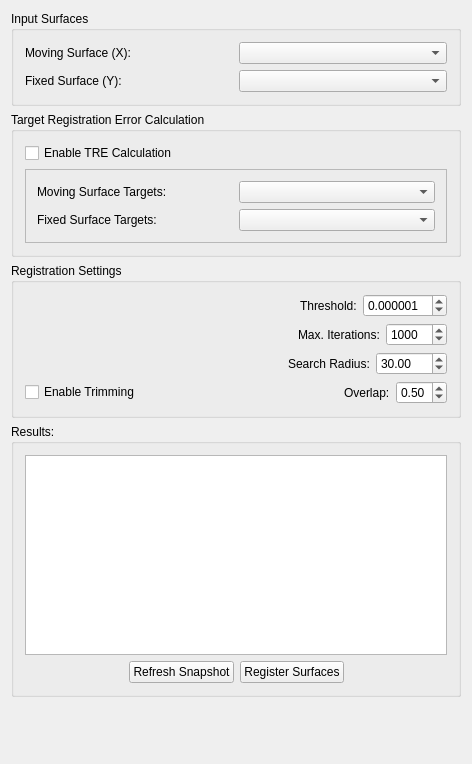
<?xml version="1.0" encoding="UTF-8"?>
<ui version="4.0">
 <class>QmitkTOFRegistrationViewControls</class>
 <widget class="QWidget" name="QmitkTOFRegistrationViewControls">
  <property name="geometry">
   <rect>
    <x>0</x>
    <y>0</y>
    <width>472</width>
    <height>764</height>
   </rect>
  </property>
  <property name="minimumSize">
   <size>
    <width>0</width>
    <height>0</height>
   </size>
  </property>
  <property name="windowTitle">
   <string>QmitkTemplate</string>
  </property>
  <layout class="QVBoxLayout" name="verticalLayout">
   <item>
    <widget class="QGroupBox" name="m_InputGroup">
     <property name="title">
      <string>Input Surfaces</string>
     </property>
     <layout class="QVBoxLayout" name="verticalLayout_2">
      <item>
       <layout class="QHBoxLayout" name="horizontalLayout">
        <item>
         <widget class="QLabel" name="m_MovingSurfaceLabel">
          <property name="text">
           <string>Moving Surface (X):</string>
          </property>
         </widget>
        </item>
        <item>
         <widget class="QmitkDataStorageComboBox" name="m_MovingSurfaceComboBox"/>
        </item>
       </layout>
      </item>
      <item>
       <layout class="QHBoxLayout" name="horizontalLayout_2">
        <item>
         <widget class="QLabel" name="m_FixedSurfaceLabel">
          <property name="text">
           <string>Fixed Surface (Y):</string>
          </property>
         </widget>
        </item>
        <item>
         <widget class="QmitkDataStorageComboBox" name="m_FixedSurfaceComboBox"/>
        </item>
       </layout>
      </item>
     </layout>
    </widget>
   </item>
   <item>
    <widget class="QGroupBox" name="m_targetGroup">
     <property name="title">
      <string>Target Registration Error Calculation</string>
     </property>
     <layout class="QVBoxLayout" name="verticalLayout_3">
      <item>
       <layout class="QHBoxLayout" name="horizontalLayout_3">
        <item>
         <widget class="QCheckBox" name="m_EnableTreCalculation">
          <property name="text">
           <string>Enable TRE Calculation</string>
          </property>
         </widget>
        </item>
        <item>
         <spacer name="horizontalSpacer_9">
          <property name="orientation">
           <enum>Qt::Horizontal</enum>
          </property>
          <property name="sizeHint" stdset="0">
           <size>
            <width>40</width>
            <height>20</height>
           </size>
          </property>
         </spacer>
        </item>
       </layout>
      </item>
      <item>
       <widget class="QFrame" name="m_TargetSelectFrame">
        <property name="frameShape">
         <enum>QFrame::StyledPanel</enum>
        </property>
        <property name="frameShadow">
         <enum>QFrame::Raised</enum>
        </property>
        <layout class="QVBoxLayout" name="verticalLayout_10">
         <item>
          <layout class="QHBoxLayout" name="horizontalLayout_5">
           <item>
            <widget class="QLabel" name="m_MovingTargetsLabel">
             <property name="text">
              <string>Moving Surface Targets:</string>
             </property>
            </widget>
           </item>
           <item>
            <widget class="QmitkDataStorageComboBox" name="m_MovingTargets"/>
           </item>
          </layout>
         </item>
         <item>
          <layout class="QHBoxLayout" name="horizontalLayout_6">
           <item>
            <widget class="QLabel" name="label_4">
             <property name="text">
              <string>Fixed Surface Targets: </string>
             </property>
            </widget>
           </item>
           <item>
            <widget class="QmitkDataStorageComboBox" name="m_FixedTargets"/>
           </item>
          </layout>
         </item>
        </layout>
       </widget>
      </item>
     </layout>
    </widget>
   </item>
   <item>
    <widget class="QGroupBox" name="groupBox">
     <property name="title">
      <string>Registration Settings</string>
     </property>
     <layout class="QVBoxLayout" name="verticalLayout_5">
      <item>
       <layout class="QHBoxLayout" name="horizontalLayout_9">
        <item>
         <spacer name="horizontalSpacer_4">
          <property name="orientation">
           <enum>Qt::Horizontal</enum>
          </property>
          <property name="sizeHint" stdset="0">
           <size>
            <width>40</width>
            <height>20</height>
           </size>
          </property>
         </spacer>
        </item>
        <item>
         <widget class="QLabel" name="m_ThresholdLabel">
          <property name="text">
           <string>Threshold:</string>
          </property>
         </widget>
        </item>
        <item>
         <widget class="QDoubleSpinBox" name="m_ThresholdSpinbox">
          <property name="decimals">
           <number>6</number>
          </property>
          <property name="singleStep">
           <double>0.000001000000000</double>
          </property>
          <property name="value">
           <double>0.000001000000000</double>
          </property>
         </widget>
        </item>
       </layout>
      </item>
      <item>
       <layout class="QHBoxLayout" name="horizontalLayout_10">
        <item>
         <spacer name="horizontalSpacer_5">
          <property name="orientation">
           <enum>Qt::Horizontal</enum>
          </property>
          <property name="sizeHint" stdset="0">
           <size>
            <width>40</width>
            <height>20</height>
           </size>
          </property>
         </spacer>
        </item>
        <item>
         <widget class="QLabel" name="m_MaxIterLabel">
          <property name="text">
           <string>Max. Iterations:</string>
          </property>
         </widget>
        </item>
        <item>
         <widget class="QSpinBox" name="m_MaxIterationsSpinbox">
          <property name="maximum">
           <number>10000</number>
          </property>
          <property name="singleStep">
           <number>10</number>
          </property>
          <property name="value">
           <number>1000</number>
          </property>
         </widget>
        </item>
       </layout>
      </item>
      <item>
       <layout class="QHBoxLayout" name="horizontalLayout_12">
        <item>
         <spacer name="horizontalSpacer_6">
          <property name="orientation">
           <enum>Qt::Horizontal</enum>
          </property>
          <property name="sizeHint" stdset="0">
           <size>
            <width>40</width>
            <height>20</height>
           </size>
          </property>
         </spacer>
        </item>
        <item>
         <widget class="QLabel" name="label">
          <property name="text">
           <string>Search Radius:</string>
          </property>
         </widget>
        </item>
        <item>
         <widget class="QDoubleSpinBox" name="m_SearchRadius">
          <property name="minimum">
           <double>1.000000000000000</double>
          </property>
          <property name="maximum">
           <double>1000.000000000000000</double>
          </property>
          <property name="value">
           <double>30.000000000000000</double>
          </property>
         </widget>
        </item>
       </layout>
      </item>
      <item>
       <layout class="QHBoxLayout" name="horizontalLayout_4">
        <item>
         <widget class="QCheckBox" name="m_EnableTrimming">
          <property name="text">
           <string>Enable Trimming</string>
          </property>
         </widget>
        </item>
        <item>
         <spacer name="horizontalSpacer_3">
          <property name="orientation">
           <enum>Qt::Horizontal</enum>
          </property>
          <property name="sizeHint" stdset="0">
           <size>
            <width>40</width>
            <height>20</height>
           </size>
          </property>
         </spacer>
        </item>
        <item>
         <widget class="QLabel" name="m_TrimmFactorLabel">
          <property name="text">
           <string>Overlap:</string>
          </property>
         </widget>
        </item>
        <item>
         <widget class="QDoubleSpinBox" name="m_TrimmFactorSpinbox">
          <property name="decimals">
           <number>2</number>
          </property>
          <property name="maximum">
           <double>0.990000000000000</double>
          </property>
          <property name="singleStep">
           <double>0.100000000000000</double>
          </property>
          <property name="value">
           <double>0.500000000000000</double>
          </property>
         </widget>
        </item>
       </layout>
      </item>
     </layout>
    </widget>
   </item>
   <item>
    <widget class="QGroupBox" name="m_ResultGroup">
     <property name="title">
      <string>Results:</string>
     </property>
     <layout class="QVBoxLayout" name="verticalLayout_4">
      <item>
       <layout class="QHBoxLayout" name="horizontalLayout_8">
        <item>
         <widget class="QTextEdit" name="m_TextEdit">
          <property name="minimumSize">
           <size>
            <width>0</width>
            <height>200</height>
           </size>
          </property>
          <property name="maximumSize">
           <size>
            <width>16777215</width>
            <height>200</height>
           </size>
          </property>
         </widget>
        </item>
       </layout>
      </item>
      <item>
       <layout class="QHBoxLayout" name="horizontalLayout_7">
        <item>
         <spacer name="horizontalSpacer">
          <property name="orientation">
           <enum>Qt::Horizontal</enum>
          </property>
          <property name="sizeHint" stdset="0">
           <size>
            <width>40</width>
            <height>20</height>
           </size>
          </property>
         </spacer>
        </item>
        <item>
         <widget class="QPushButton" name="m_RefreshSnapshotButton">
          <property name="text">
           <string>Refresh Snapshot</string>
          </property>
         </widget>
        </item>
        <item>
         <widget class="QPushButton" name="m_RegisterSurfaceButton">
          <property name="text">
           <string>Register Surfaces</string>
          </property>
         </widget>
        </item>
        <item>
         <spacer name="horizontalSpacer_2">
          <property name="orientation">
           <enum>Qt::Horizontal</enum>
          </property>
          <property name="sizeHint" stdset="0">
           <size>
            <width>40</width>
            <height>20</height>
           </size>
          </property>
         </spacer>
        </item>
       </layout>
      </item>
     </layout>
    </widget>
   </item>
   <item>
    <spacer name="verticalSpacer">
     <property name="orientation">
      <enum>Qt::Vertical</enum>
     </property>
     <property name="sizeHint" stdset="0">
      <size>
       <width>20</width>
       <height>40</height>
      </size>
     </property>
    </spacer>
   </item>
  </layout>
 </widget>
 <layoutdefault spacing="6" margin="11"/>
 <customwidgets>
  <customwidget>
   <class>QmitkDataStorageComboBox</class>
   <extends>QComboBox</extends>
   <header>QmitkDataStorageComboBox.h</header>
  </customwidget>
 </customwidgets>
 <resources/>
 <connections/>
</ui>
